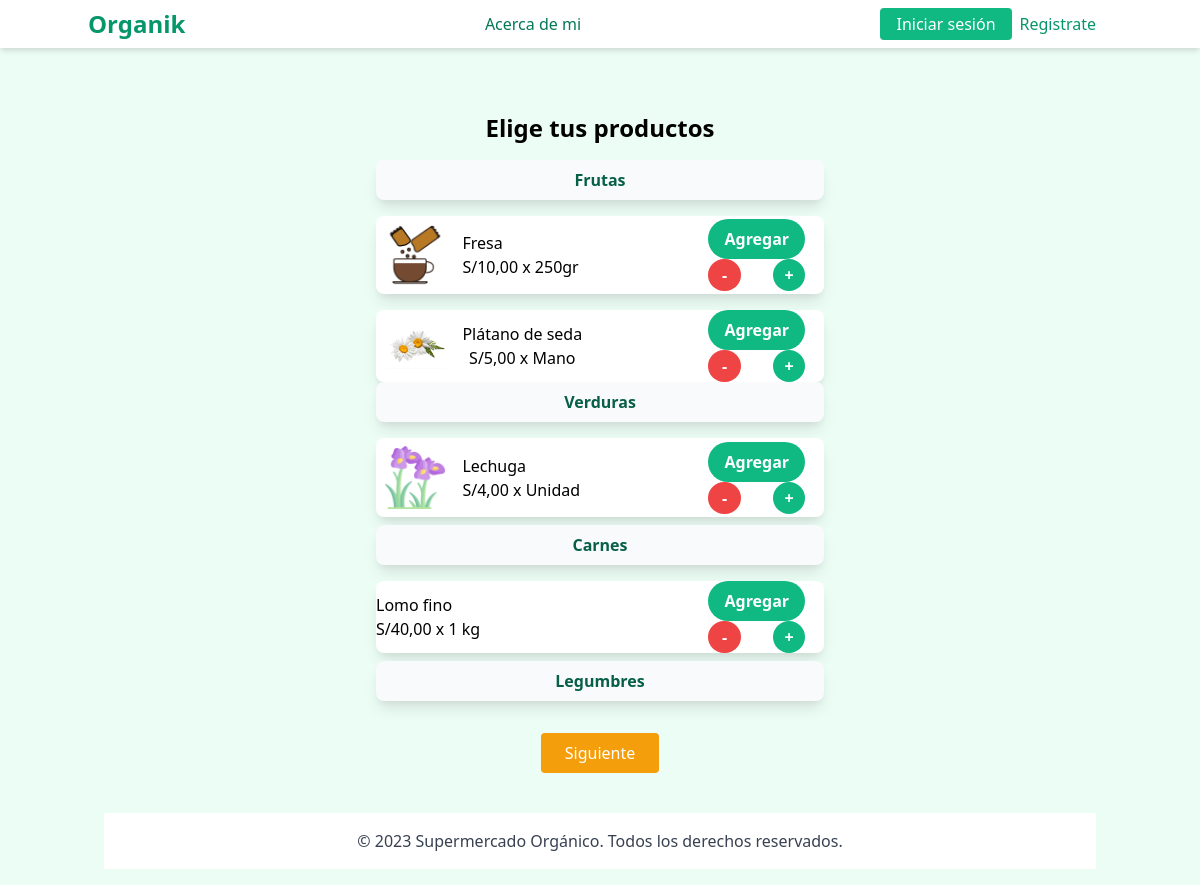
/productos/, run on an earlier commit of the app's database.
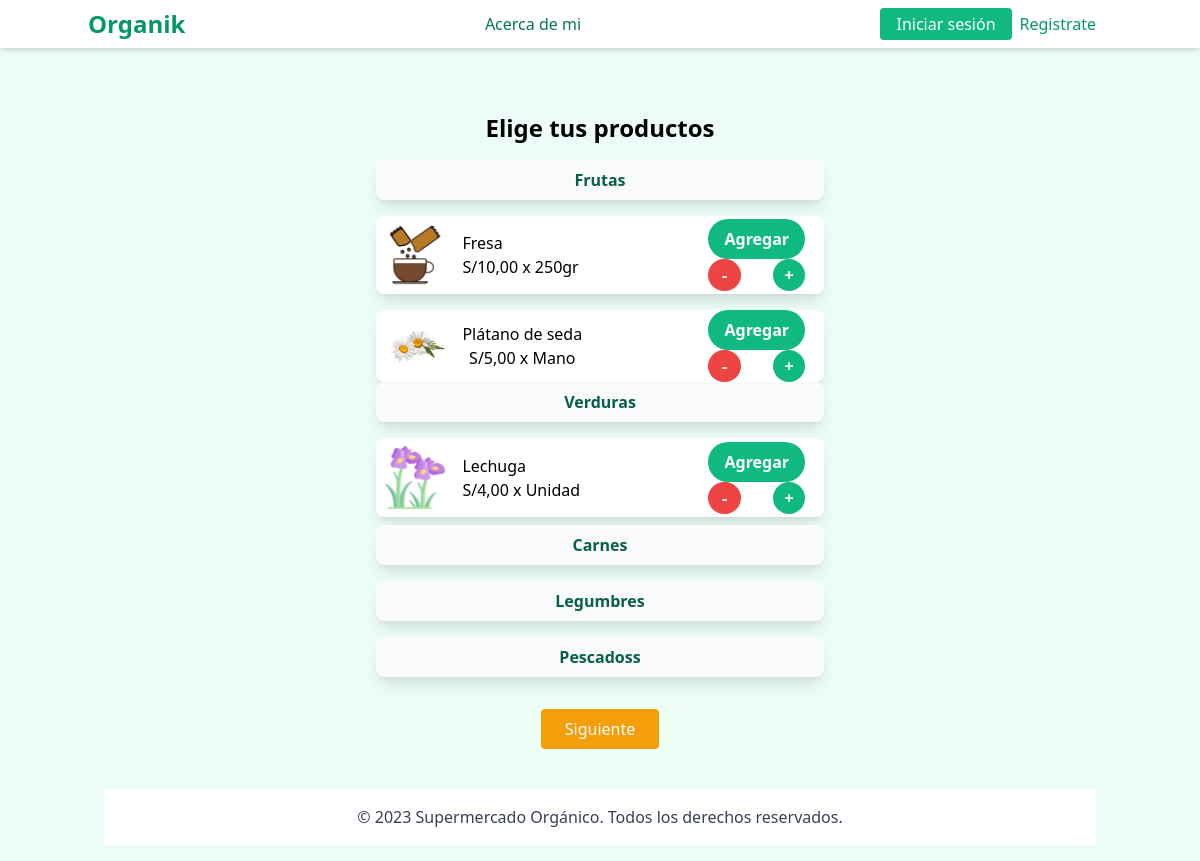
And on a later commit of the database.
### marketapp/models.py (models this page shows, shortened)
class Categoria(models.Model):
    nombre = models.CharField(max_length=50)
    descripcion = models.CharField(max_length=100, blank=True, null=True)

class Producto(models.Model):
    nombre = models.CharField(max_length=100)
    descripcion = models.CharField(max_length=100)
    precio = models.DecimalField(max_digits=10, decimal_places=2)
    stock = models.PositiveIntegerField(blank=True, null=True)
    categoria = models.ForeignKey(Categoria, on_delete=models.SET_NULL, null=True)
    imagen = models.ImageField(upload_to="productos_imagenes", blank=True, null=True)
    envase = models.ForeignKey(
        Envase, on_delete=models.SET_NULL, null=True, verbose_name="Tipo de envase"
    )

class Envase(models.Model):
    nombre = models.CharField(max_length=50, verbose_name="Nombre del envase")
    valor = models.DecimalField(
        max_digits=5, decimal_places=2, verbose_name="Factor de costo"
    )
    def __str__(self):
        return self.nombre

### marketapp/views.py (the view, shortened to what this page needs)
# urls.py: path('productos/', pedidoForm, name='pedidoForm'),
@never_cache
def pedidoForm(request):
    categorias = Categoria.objects.all()
    selecciones = request.session.get('selecciones', {})
    return render(request, 'marketapp/cliente/productos.html', {'categorias': categorias, 'selecciones':selecciones})

### marketapp/templates/marketapp/cliente/productos.html (shortened to what this page needs)
{% extends 'marketapp/index.html' %}
{% load static %}
{% block contenido %}
    <h1 class="text-2xl text-center font-bold m-2 mb-4">Elige tus productos</h1>
    <div x-data="{ openPanel: null }" class="w-full max-w-md mx-auto text-center">
        <form method="post" action="{% url 'pedidoForm' %}">
            {% for categoria in categorias %}
                <div @click.stop="openPanel === {{categoria.id}} ? openPanel = null : openPanel = {{categoria.id}}" class="cursor-pointer bg-gray-50 w-full px-4 py-2 text-center font-bold text-green-800 rounded-lg shadow-lg shadow-cyan-500/50 mb-4">
                    {{ categoria.nombre }}s
                </div>
                <div x-show.transition="openPanel === {{categoria.id}}" class="space-y-4">
                    {% for producto in categoria.producto_set.all %}
                        <div class="grid grid-cols-10 bg-white rounded-lg shadow-lg shadow-cyan-500/50 mb-2">
                            <div class="col-span-7 flex items-center">
                                {% if producto.imagen %}
                                <img src="{{producto.imagen.url}}" alt="{{ producto.nombre }}" class="w-1/4 p-2 mr-2">
                                {% endif %}
                                <div>
                                    <p class="text-left">{{ producto.nombre }}</p>
                                    <p>S/{{ producto.precio }} x {{ producto.envase }}</p>
                                </div>
                            </div>
                            <div class="col-span-3 flex items-center justify-center">
                                <div x-data="{ quantity: 0 }">
                                    <button x-show="quantity === 0" @click.prevent="quantity++" class="bg-green-500 hover:bg-green-700 text-white font-bold py-2 px-4 rounded-full">
                                        Agregar
                                    </button>
                                    <div x-show="quantity > 0" class="grid grid-cols-3 max-h-20 items-center">
                                        <button @click.prevent="quantity = Math.max(0, quantity - 1)" class="bg-red-500 hover:bg-red-700 text-white py-1 font-bold rounded-full m-0">
                                            -
                                        </button>
                                        <input x-bind:value="quantity" type="text" readonly class="text-center w-8" name="cantidad_{{ producto.id }}">
                                        <button @click.prevent="quantity++" class="bg-green-500 hover:bg-green-700 text-white py-1 font-bold rounded-full m-0">
                                            +
                                        </button>
                                    </div>
                                </div>
                            </div>
                        </div>
                    {% endfor %}
                </div>
            {% endfor %}
            <button type="submit" class="bg-yellow-500 hover:bg-yellow-600 text-white px-6 py-2 rounded mt-4">Siguiente</button>
        </form>
    </div>
{% endblock contenido %}

### marketapp/templates/marketapp/index.html (shortened to what this page needs)
{% load static %}
<!DOCTYPE html>
<html lang="enS">
<head>
    <link href="https://cdn.jsdelivr.net/npm/tailwindcss@2.2.19/dist/tailwind.min.css" rel="stylesheet">
</head>
<body class="bg-green-50">
    <nav class="bg-white p-2 px-4 shadow-md relative">
        <div class="container mx-auto flex justify-between items-center">
            <h1 class="text-2xl font-bold text-green-600"><a href="{% url 'inicio' %}">Organik</a></h1>
            <a href="{% url 'about' %}" class=" text-green-700 px-4 py-1  block text-center my-1 md:my-0 md:ml-4">Acerca de mi</a>
            {% if user.is_authenticated %}
                <div onclick="toggleDropdown()" class="flex ml-4 my-2 md:my-0 items-center">
                <button  class="md:hidden p-2 rounded-md hover:bg-green-200">&#9776;</button>
                    <img src="{{ request.session.avatar }}" alt="" class="rounded-full object-cover h-9 w-9">
                    <p class="ml-1">{{user.first_name | upper}}</p>
                </div>
            <div id="dropdownMenu" class="hidden md:flex flex-col md:flex-row absolute top-full right-0 w-64 mt-2 mr-2 bg-white shadow-md md:relative md:w-auto md:mt-0 md:shadow-none z-10 rounded-lg">
                <a href="{% url 'editar_perfil' %}" class=" text-green-700 px-4 py-1  block text-center my-1 md:my-0 md:ml-4">Editar Perfil</a>
                <a href="{% url 'logout' %}" class=" text-red-600 px-4 py-1  block text-center my-1 md:my-0 md:ml-4">Cerrar sesión</a>
            </div>
            {% else %}
            <div id="dropdownMenu" class="hidden md:flex flex-col md:flex-row absolute top-full right-0 w-64 mt-2 mr-2 bg-white shadow-md md:relative md:w-auto md:mt-0 md:shadow-none z-10 rounded-lg">
                <a href="{% url 'login' %}" class="bg-green-500 text-white px-4 py-1 rounded hover:bg-green-600 block text-center my-1 md:my-0 md:ml-4">Iniciar sesión</a>
                <a href="{% url 'registro' %}" class="text-green-600 hover:underline mx-2 block text-center my-1">Registrate</a>
            </div>
            {% endif %}
        </div>
    </nav>
    <main class="container mx-auto mt-10 p-4 ">
    {% block contenido %}{% endblock contenido %}
    <footer class="bg-white mt-10 p-4 shadow-t">
        <div class="container mx-auto text-center">
            <p class="text-gray-700">&copy; 2023 Supermercado Orgánico. Todos los derechos reservados.</p>
        </div>
    </footer>
</body>
</html>

What changed in the data, as far as the page shows it:
removed Producto: nombre "Lomo fino", precio "40,00", envase "1 kg", shown under Categoria "Carne"
added Categoria: nombre "Pescados"
